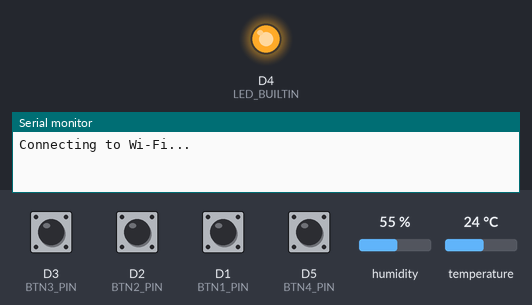
Simulated run of this program. Board: ESP8266 (Wemos D1 mini). Shown: output pins drawn as LEDs (lit = HIGH, except the on-board LED, lit = LOW), the last lines printed to the serial monitor. The inputs (shaded band) are chosen by the test bench; at power-on: D1 (BTN1_PIN), D2 (BTN2_PIN), D3 (BTN3_PIN), D5 (BTN4_PIN) HIGH, humidity 55 %, temperature 24 °C. WiFi joins after 1.5 s; servers stay silent unless stated; no MQTT or app messages arrive unless stated.

Above: at 0.1 s.
At 1.6 s:
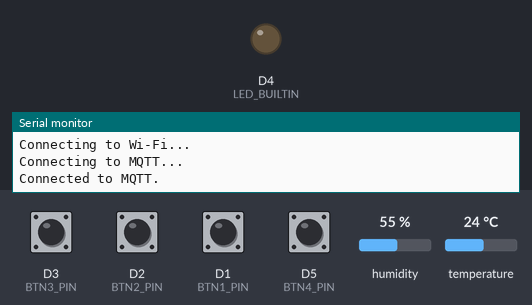
Timing chart, 0 to 3.1 s (numbered marks = the images above):
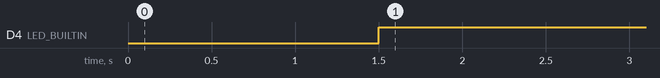

The program:

main.cpp
```cpp
#include <AsyncMqttClient.h>
#include <ESP8266WiFi.h>
#include <Ticker.h>
#include <DHTesp.h>
#include "config.h"

AsyncMqttClient mqttClient;
Ticker mqttReconnectTimer;

WiFiEventHandler wifiConnectHandler;
WiFiEventHandler wifiDisconnectHandler;
Ticker wifiReconnectTimer;

Ticker buttonsReadTimer;

DHTesp dht;

bool lastBtn1State = HIGH;
bool lastBtn2State = HIGH;
bool lastBtn3State = HIGH;
bool lastBtn4State = HIGH;

uint8_t readIteration = 0;
int16_t tSum = 0;
uint16_t hSum = 0;

void sendData() {
    double t = tSum / (config::SENSOR_READ_COUNT * 1.0);
    double h = hSum / (config::SENSOR_READ_COUNT * 1.0);

    mqttClient.publish("variable/room1-air_temperature", 0, false, String(t, 1).c_str());
    mqttClient.publish("variable/room1-air_humidity", 0, false, String(h).c_str());

//    Serial.print("Sent. T: ");
//    Serial.print(t);
//    Serial.print(", h: ");
//    Serial.println(h);
}

void readSensor() {
    auto t = (int16_t) dht.getTemperature();
    auto h = (uint16_t) dht.getHumidity();

    if (dht.getStatus() == DHTesp::ERROR_NONE) {
        readIteration++;

//        Serial.print("[");
//        Serial.print(readIteration);
//        Serial.print("] T: ");
//        Serial.print(t);
//        Serial.print(", h: ");
//        Serial.println(h);

        tSum += t;
        hSum += h;

        if (readIteration == config::SENSOR_READ_COUNT) {
            sendData();

            readIteration = 0;
            tSum = 0;
            hSum = 0;
        }
    } else {
        Serial.print(F("Error reading sensor: "));
        Serial.println(dht.getStatusString());
    }
}

void readButtons() {
    bool btn1State = digitalRead(config::BTN1_PIN);
    bool btn2State = digitalRead(config::BTN2_PIN);
    bool btn3State = digitalRead(config::BTN3_PIN);
    bool btn4State = digitalRead(config::BTN4_PIN);

    if (btn1State != lastBtn1State) {
        if (btn1State == LOW) {   // button 1 pressed
            mqttClient.publish("switch/room1-light/toggle", 0, false);
//            Serial.println(F("Button 1 pressed"));
        }

        lastBtn1State = btn1State;
    }

    if (btn2State != lastBtn2State) {
        if (btn2State == LOW) {   // button 2 pressed
            mqttClient.publish("switch/room1-secondary_light/toggle", 0, false);
//            Serial.println(F("Button 2 pressed"));
        }

        lastBtn2State = btn2State;
    }

    if (btn3State != lastBtn3State) {
        if (btn3State == LOW) {   // button 3 pressed
            mqttClient.publish("switch/room1-fan/toggle", 0, false);
//            Serial.println(F("Button 3 pressed"));
        }

        lastBtn3State = btn3State;
    }

    if (btn4State != lastBtn4State) {
        if (btn4State == LOW) {   // button 4 pressed
            mqttClient.publish("buzzer/corridor-buzzer/unlock", 0, false);
//            Serial.println(F("Button 4 pressed"));
        }

        lastBtn4State = btn4State;
    }
}

void connectToWifi() {
    Serial.println(F("Connecting to Wi-Fi..."));
    WiFi.begin(config::WIFI_SSID, config::WIFI_PASSWORD);
}

void connectToMqtt() {
    Serial.println(F("Connecting to MQTT..."));
    mqttClient.connect();
}

void onWifiConnect(const WiFiEventStationModeGotIP &) {
    connectToMqtt();
}

void onWifiDisconnect(const WiFiEventStationModeDisconnected &event) {
    Serial.print(F("Disconnected from Wi-Fi: "));
    Serial.println(event.reason);
    digitalWrite(LED_BUILTIN, LOW);

    mqttReconnectTimer.detach();
    wifiReconnectTimer.once(2, connectToWifi);
}

void onMqttConnect(bool) {
    Serial.println(F("Connected to MQTT."));
    digitalWrite(LED_BUILTIN, HIGH);
}

void onMqttDisconnect(AsyncMqttClientDisconnectReason reason) {
    Serial.print(F("Disconnected from MQTT. Reason: "));
    Serial.println((int) reason);

    digitalWrite(LED_BUILTIN, LOW);

    if (WiFi.isConnected()) {
        mqttReconnectTimer.once(2, connectToMqtt);
    }
}

void setup() {
    pinMode(config::BTN1_PIN, INPUT_PULLUP);
    pinMode(config::BTN2_PIN, INPUT_PULLUP);
    pinMode(config::BTN3_PIN, INPUT_PULLUP);
    pinMode(config::BTN4_PIN, INPUT_PULLUP);
    pinMode(LED_BUILTIN, OUTPUT);

    digitalWrite(LED_BUILTIN, LOW);

    Serial.begin(115200);
    Serial.println();
    Serial.println();

    wifiConnectHandler = WiFi.onStationModeGotIP(onWifiConnect);
    wifiDisconnectHandler = WiFi.onStationModeDisconnected(onWifiDisconnect);

    mqttClient.onConnect(onMqttConnect);
    mqttClient.onDisconnect(onMqttDisconnect);
    mqttClient.setServer(config::MQTT_HOST, config::MQTT_PORT);
    mqttClient.setClientId(config::MQTT_ID);
    mqttClient.setCredentials("device", config::MQTT_PASSWORD);

    connectToWifi();

    dht.setup(config::DHT_PIN, DHTesp::DHT11);

    buttonsReadTimer.attach_ms(config::BTN_DEBOUNCE_PERIOD, readButtons);
}

unsigned long last = millis();

void loop() {
    unsigned long time = millis();

    if (time - last >= config::SENSOR_READ_INTERVAL * 1000) {
        readSensor();

        last = time;
    }
}
```

config.h
```cpp
#ifndef ROOM1_SECONDARY_LIGHT_CONFIG_H
#define ROOM1_SECONDARY_LIGHT_CONFIG_H

#include <Arduino.h>

namespace config {
    const char WIFI_SSID[] = "Solomaha";
    const char WIFI_PASSWORD[] = "solomakha21";

    const auto MQTT_HOST = IPAddress(192, 168, 1, 230);
    const uint16_t MQTT_PORT = 1883;
    const char MQTT_ID[] = "room1-table";
    const char MQTT_PASSWORD[] = "jhdfguhkgmnkvgfnkmvvmnktu34cmy77y3";

    const uint8_t BTN1_PIN = D1;
    const uint8_t BTN2_PIN = D2;
    const uint8_t BTN3_PIN = D3;
    const uint8_t BTN4_PIN = D5;
    const uint8_t DHT_PIN = D6;

    const uint8_t BTN_DEBOUNCE_PERIOD = 70;

    const uint8_t SENSOR_READ_INTERVAL = 36;
    const uint8_t SENSOR_READ_COUNT = 5;
}

#endif
```

Measured:
- by itself, D4 (LED_BUILTIN): LOW → HIGH at 1.5 s
